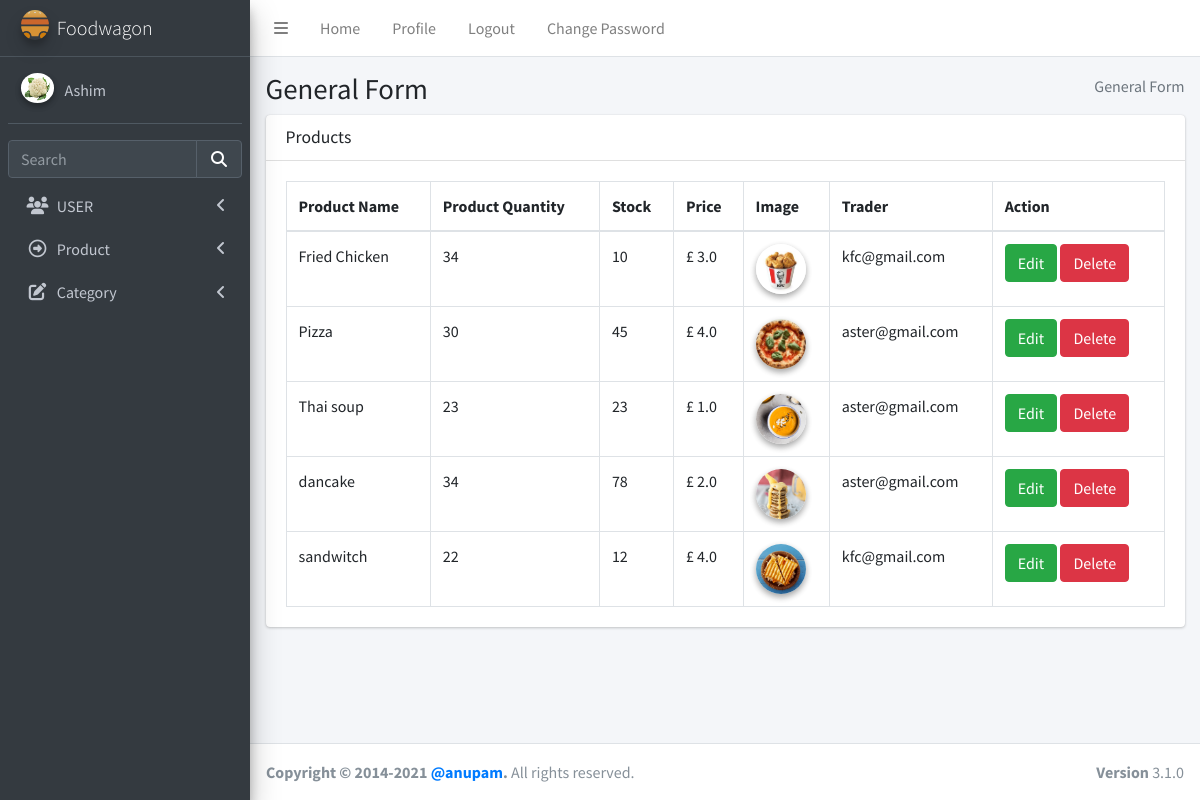
The page /product/productread/ (signed in) on the database its author committed.
### login/models.py (models this page shows, shortened)
class User(AbstractBaseUser):
    email = models.EmailField(max_length=255, unique=True, default="a@gmail.com")
    address = models.TextField(max_length=30, blank=True)
    first_name = models.TextField(max_length=30, blank=True, default="eg aster")
    last_name = models.TextField(max_length=30, blank=True)
    is_staff = models.BooleanField(default=False)  #non super-user
    is_active = models.BooleanField(default=False)
    admin = models.BooleanField(default=False)  # a superuser
    last_login = models.DateTimeField(blank=True, null=True, verbose_name="last login")
    profile_pic = models.ImageField(blank=True, null=True, upload_to="images/")
    USERNAME_FIELD = "email"
    def __str__(self):
        return self.email
    objects = UserManager()

### product/models.py (models this page shows, shortened)
class Product(models.Model):
    name = models.CharField(max_length=100)
    quantity = models.CharField(max_length=10)
    stock = models.IntegerField()
    price = models.FloatField(max_length=100)
    image = models.ImageField(upload_to = 'images/')
    trader = models.ForeignKey(User, on_delete= models.CASCADE)

### product/views.py (the view)
# urls.py: path("productread/", views.ProductView.as_view(), name="productread"),
class ProductView(TemplateView):
    template_name = "admin/productread.html"
    def get(self, request):
        semail = request.session["user"]
        verifyUser = users.objects.filter(email=semail).first()
        if verifyUser.admin:
            product = Product.objects.all()
            return render(request, self.template_name, {"product": product})
        else:
            id = verifyUser.id
            product = Product.objects.filter(trader=id)
            return render(request, self.template_name, {"product": product})

### templates/admin/productread.html (shortened to what this page needs)
{%extends "admin/base.html" %} {% load static %}
    {% block csspart %}
  <link rel="stylesheet" href="{% static 'plugins/fontawesome-free/css/all.min.css' %}">
  <link rel="stylesheet" href="{% static 'plugins/datatables-bs4/css/dataTables.bootstrap4.min.css' %}">
  <link rel="stylesheet" href="{% static 'plugins/datatables-responsive/css/responsive.bootstrap4.min.css' %}">
  <link rel="stylesheet" href="{% static 'dist/css/adminlte.min.css' %}">
  </head>
  {% endblock csspart %}
  {%block bodycontent%}
  <body class="hold-transition sidebar-mini">
    <div class="wrapper">
      <div class="content-wrapper">
        <section class="content-header">
          <div class="container-fluid">
            <div class="row mb-2">
              <div class="col-sm-6">
                <h1>General Form</h1>
              </div>
              <div class="col-sm-6">
                <ol class="breadcrumb float-sm-right">
                  <li class="breadcrumb-item active">General Form</li>
                </ol>
              </div>
            </div>
          </div>
    <section class="content">
      <div class="container-fluid">
        <div class="row">
          <div class="col-12">
            <div class="card">
              <div class="card-header">
                <h3 class="card-title">Products</h3>
              </div>
              <div class="card-body">
                <table id="example2" class="table table-bordered table-hover">
                  <thead>
                  <tr>
                    <th>Product Name</th>
                    <th>Product Quantity</th>
                    <th>Stock</th>
                    <th>Price</th>
                    <th>Image</th>
                    <th>Trader</th>
                    <th>Action</th>
                  </tr>
                  </thead>
                  <tbody>
                  {% for products in product %}
                  <tr>
                    <td>{{products.name}}</td>
                    <td>{{products.quantity}}</td>
                    <td>{{products.stock}}</td>
                    <td>£ {{products.price}}</td>
                    <td>
                                 <img
                                  src="{{products.image.url}}"
                                  class="img-circle elevation-2"
                                  alt="User Image"
                                />
                    </td>
                    <td>{{products.trader}}</td>
                    <td>
                      <a class="btn btn-success" href="{% url 'product:updateproduct' products.id %}"
                        role="button">Edit</a>
                      <form action="{% url 'product:deleteproduct' products.id %}" method="POST" class=d-inline>
                        <input type="submit" class="btn btn-danger" value="Delete">
                      </form>
                    </td>
                  </tr>
                  {% endfor%}
                  </tbody>
                </table>
              </div>
            </div>
          </div>
        </div>
      </div>
    </section>
    </div>
    {%endblock bodycontent%}

### templates/admin/base.html (shortened to what this page needs)
<!DOCTYPE html>
<html lang="en">
  {% load static %}
  <head>
    {% block csspart %}{% endblock csspart %}
  </head>
  {% block nav%}
    <div class="wrapper">
      <nav class="main-header navbar navbar-expand navbar-white navbar-light">
        <ul class="navbar-nav">
          <li class="nav-item">
            <a class="nav-link" data-widget="pushmenu" href="#" role="button"
              ><i class="fas fa-bars"></i
            ></a>
          </li>
          <li class="nav-item d-none d-sm-inline-block">
            <a href="#" class="nav-link">Home</a>
          </li>
          <li class="nav-item d-none d-sm-inline-block"><a href="{% url 'admins:profile' user.id %}" class="nav-link">Profile</a></li>
          <li class="nav-item d-none d-sm-inline-block"><a href="{% url 'login:logout' %}" class="nav-link">Logout</a></li>
          <li class="nav-item d-none d-sm-inline-block" data-toggle="modal" data-target="#myModal"  ><a href="#" class="nav-link">Change Password</a></li>
        </ul>
      </nav>
      <aside class="main-sidebar sidebar-dark-primary elevation-4">
        <a href="index3.html" class="brand-link">
          <img
            src="{%static 'assets/img/gallery/logo.svg' %}"
            alt="AdminLTE Logo"
            class="brand-image img-circle elevation-3"
            style="opacity: 0.8"
          />
          <span class="brand-text font-weight-light">Foodwagon</span>
        </a>
        <div class="sidebar">
          <div class="user-panel mt-3 pb-3 mb-3 d-flex">
            <div class="image">
    {%if user.profile_pic %}
             <img
                src="{{ user.profile_pic.url }}"
                class="img-circle elevation-2"
                alt="User Image"
              />
    {% else %}
              <img
                src="{% static 'image/user.png' %}"
                class="img-circle elevation-2"
                alt="User Image"
              />
      {% endif %}
            </div>
            <div class="info">
              <a href="{% url 'admins:profile' user.id %}" class="d-block">{{ user.first_name }}</a>
            </div>
          </div>
          <div class="form-inline">
            <div class="input-group" data-widget="sidebar-search">
              <input
                class="form-control form-control-sidebar"
                type="search"
                placeholder="Search"
                aria-label="Search"
              />
              <div class="input-group-append">
                <button class="btn btn-sidebar">
                  <i class="fas fa-search fa-fw"></i>
                </button>
              </div>
            </div>
          </div>
          <nav class="mt-2">
            <ul
              class="nav nav-pills nav-sidebar flex-column"
              data-widget="treeview"
              role="menu"
              data-accordion="false"
            >
            {% if user.admin %}
              <li class="nav-item">
                <a href="#" class="nav-link">
                  <i class="nav-icon fas fa-users"></i>
                  <p>
                    USER
                    <i class="fas fa-angle-left right"></i>
                  </p>
                </a>
              </li>
            {% endif %}
              <li class="nav-item">
                <a href="#" class="nav-link">
                  <i class="nav-icon far fa-arrow-alt-circle-right"></i>
                  <p>
                    Product
                    <i class="fas fa-angle-left right"></i>
                  </p>
                </a>
              </li>
              <li class="nav-item">
                <a href="#" class="nav-link">
                  <i class="nav-icon fas fa-edit"></i>
                  <p>
                    Category
                    <i class="fas fa-angle-left right"></i>
                  </p>
                </a>
              </li>
            </ul>
          </nav>
        </div>
      </aside>
      {% endblock nav%}
      {% block bodycontent%}
      {% endblock bodycontent%}
      <footer class="main-footer">
        <strong
          >Copyright &copy; 2014-2021
          <a href="https://adminlte.io">@anupam</a>.</strong
        >
        All rights reserved.
        <div class="float-right d-none d-sm-inline-block">
          <b>Version</b> 3.1.0
        </div>
      </footer>
    </div>
  </body>
</html>

### templates/admin/productread.html (style rules this page uses)
.elevation-2 { height: 50px; }

### rows shown on the page
User: profile_pic (picture), first_name "Ashim"
Product: name "Fried Chicken", quantity "34", stock "10", price "3.0", image (picture), trader "kfc@gmail.com"
Product: name "Pizza", quantity "30", stock "45", price "4.0", image (picture), trader "aster@gmail.com"
Product: name "Thai soup", quantity "23", stock "23", price "1.0", image (picture), trader "aster@gmail.com"
Product: name "dancake", quantity "34", stock "78", price "2.0", image (picture), trader "aster@gmail.com"
Product: name "sandwitch", quantity "22", stock "12", price "4.0", image (picture), trader "kfc@gmail.com"
